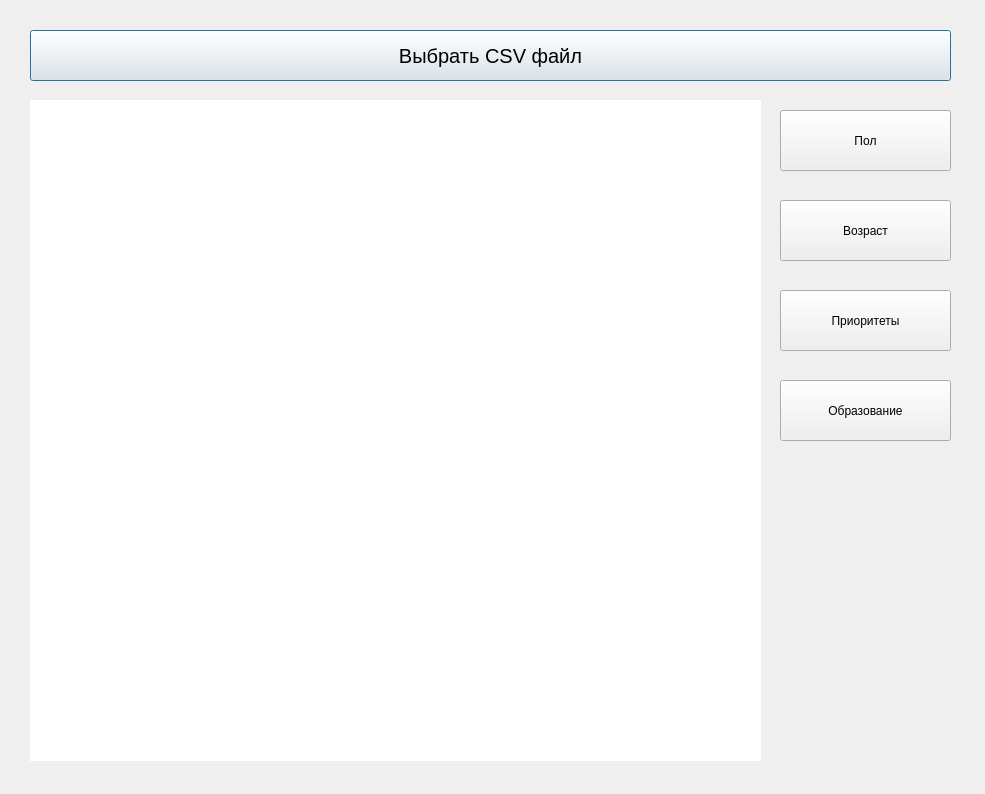
<?xml version="1.0" encoding="UTF-8"?>
<ui version="4.0">
 <class>Dialog</class>
 <widget class="QDialog" name="Dialog">
  <property name="geometry">
   <rect>
    <x>0</x>
    <y>0</y>
    <width>985</width>
    <height>794</height>
   </rect>
  </property>
  <property name="windowTitle">
   <string>Dialog</string>
  </property>
  <property name="layoutDirection">
   <enum>Qt::LeftToRight</enum>
  </property>
  <property name="styleSheet">
   <string notr="true">m</string>
  </property>
  <widget class="QPushButton" name="button">
   <property name="geometry">
    <rect>
     <x>30</x>
     <y>30</y>
     <width>921</width>
     <height>51</height>
    </rect>
   </property>
   <property name="layoutDirection">
    <enum>Qt::LeftToRight</enum>
   </property>
   <property name="styleSheet">
    <string notr="true">font-size: 20px;</string>
   </property>
   <property name="text">
    <string>Выбрать CSV файл</string>
   </property>
  </widget>
  <widget class="QPushButton" name="sex_button">
   <property name="geometry">
    <rect>
     <x>780</x>
     <y>110</y>
     <width>171</width>
     <height>61</height>
    </rect>
   </property>
   <property name="text">
    <string>Пол</string>
   </property>
  </widget>
  <widget class="QPushButton" name="age_button">
   <property name="geometry">
    <rect>
     <x>780</x>
     <y>200</y>
     <width>171</width>
     <height>61</height>
    </rect>
   </property>
   <property name="text">
    <string>Возраст</string>
   </property>
  </widget>
  <widget class="QPushButton" name="personal_button">
   <property name="geometry">
    <rect>
     <x>780</x>
     <y>290</y>
     <width>171</width>
     <height>61</height>
    </rect>
   </property>
   <property name="text">
    <string>Приоритеты</string>
   </property>
  </widget>
  <widget class="QPushButton" name="education_button">
   <property name="geometry">
    <rect>
     <x>780</x>
     <y>380</y>
     <width>171</width>
     <height>61</height>
    </rect>
   </property>
   <property name="text">
    <string>Образование</string>
   </property>
  </widget>
  <widget class="QLabel" name="graphic_label">
   <property name="geometry">
    <rect>
     <x>30</x>
     <y>100</y>
     <width>731</width>
     <height>661</height>
    </rect>
   </property>
   <property name="styleSheet">
    <string notr="true">background-color: white;
</string>
   </property>
   <property name="text">
    <string/>
   </property>
  </widget>
 </widget>
 <resources/>
 <connections/>
</ui>
